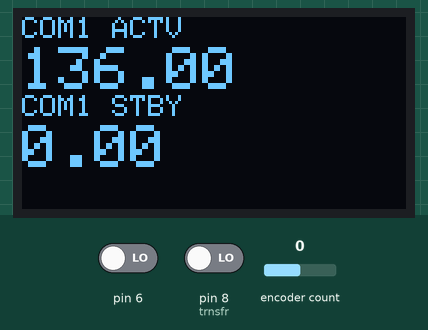
Simulated run of this sketch. Board: Arduino Uno, built with avr-gcc and run on an emulated ATmega328P. On the bench: 128×64 one-colour display. The test bench sets the inputs (shaded band); at power-on: pin 8 (trnsfr) LOW, encoder count 0, pin 6 LOW. What the sketch prints to the serial monitor is not drawn.

Above: at 6.2 s.
6.3 s: pin 8 (trnsfr) driven HIGH
At 7.4 s:
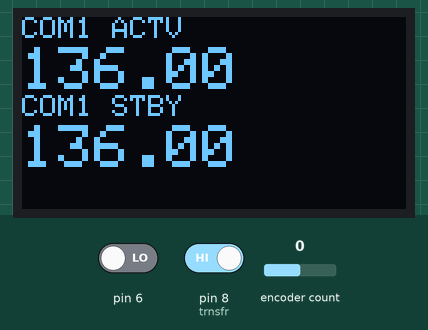
8.3 s: encoder count set to 1
At 8.9 s:
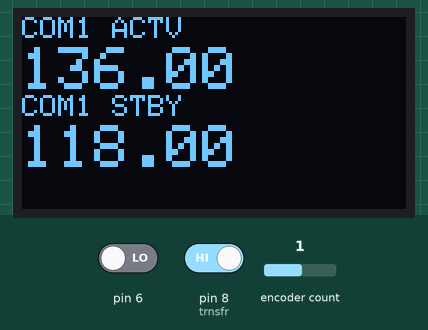
10.0 s: encoder count set to 0
At 10.5 s:
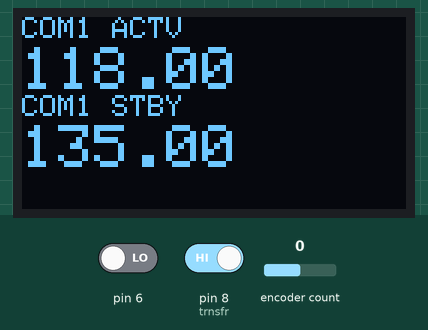
11.6 s: encoder count set to 4
At 12.1 s:
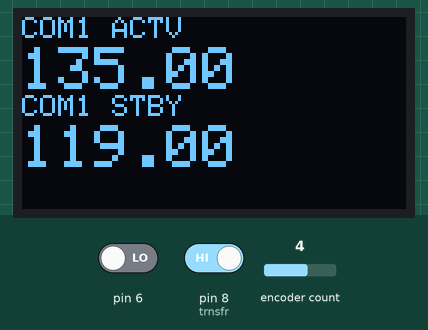
Timing chart, 0 to 14.2 s (numbered marks = the images above; inputs shaded):
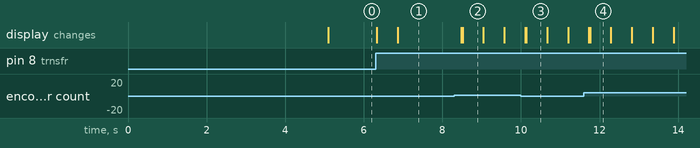

Measured:
- after the input at 6.3 s, the display: first changes at once (image 1 shows a later state)
- after the input at 8.3 s, the display: first changes after 0.18 s (image 2 shows a later state)
- after the input at 10.0 s, the display: first changes after 0.11 s (image 3 shows a later state)
- after the input at 11.6 s, the display: first changes after 0.13 s (image 4 shows a later state)
- what the display in image 2 shows lasts 0.5 s, from 8.5 s to 9.0 s

The sketch:

goodstatics.ino
```cpp
//Encoder should be set up with pins on digital 2 and 3, with common on ground

//Display libraries, Adafruit OLEDs using I2C
#include <Adafruit_GFX.h>
#include <Adafruit_SSD1306.h>
#include <Wire.h>

//Encoder library
#include <RotaryEncoder.h>

//for pinmode only (probably unecessary)
#define trnsfr 8

Adafruit_SSD1306 display(128, 64, &Wire, 4);

//encoder on pins 2 and 3
RotaryEncoder encoder(2, 3);

//logic vars for frequency differentiation (stuff we need to know to get the "push for decimal, don't for whole num" functions working, also transfer func)
float oldFrequency = 0;
float frequency = 0;
float stbyfreq = 0;
float decact = 0;
float decstby = 0;
float tempdec = 0;
int wholeact = 0;
int wholestby = 0;
int tempwhole = 0;
float tempfreq = 0;


void setup()
{
  Wire.begin();
  display.begin(SSD1306_SWITCHCAPVCC, 0x3D);
  Serial.begin(57600);
  pinMode(6, INPUT);
  pinMode(trnsfr, INPUT);
  display.clearDisplay();
  display.setTextColor(WHITE);
  display.setTextSize(2);
  display.setCursor(0,0);
  display.print("Welcome to Good Statics!");
  display.display();
  delay(5000);
  display.clearDisplay();
} // setup()

void updateScreen(float freqi, float freqii) {
  display.clearDisplay();
  display.setTextColor(WHITE);
  display.setTextSize(1);
  display.setCursor(0, 0);
  display.print("COM1 ACTV");
  display.setCursor(0, 10);
  display.setTextSize(2);
  display.print(freqi);
  display.setCursor(0, 26);
  display.setTextSize(1);
  display.print("COM1 STBY");
  display.setCursor(0, 36);
  display.setTextSize(2);
  display.print(freqii);
  display.display();
}


void transfer() {
  Serial.println("s");
  tempfreq = frequency;
  frequency = stbyfreq;
  oldFrequency = stbyfreq;
  stbyfreq = tempfreq;
  tempwhole = wholeact;
  wholeact = wholestby;
  wholestby = tempwhole;
  tempdec = decact;
  decact = decstby;
  decstby = tempdec;
  updateScreen(frequency, stbyfreq);
  delay(500);
}

void loop()
{
  int pos = 0;

  encoder.tick();
  int newPos = encoder.getPosition(); //get position
  int dec = digitalRead(6);
  if (newPos != pos && dec == HIGH){
      if (newPos < 0) {
        decact = decact - 0.01;
      }
      else {
        decact = decact + 0.01;
      }
      encoder.setPosition(0);
  }
  else if (newPos != pos) {
    if (newPos < 0) {
      wholeact = wholeact - 1;
    }
    else {
      wholeact = wholeact + 1;
    }
    encoder.setPosition(0);
  }
  if (wholeact > 136) {
    wholeact = 118;
  }
  else if (wholeact < 118) {
    wholeact = 136;
  }
  if (decact < 0.0) {
    decact = 0.99;
  }
  else if (decact > 0.99) {
    decact = 0.0;
  }
  frequency = decact + wholeact;
  if (frequency != oldFrequency) {
    Serial.println(frequency);
    oldFrequency = frequency;
    updateScreen(frequency, stbyfreq);
  }
  if (digitalRead(trnsfr) == HIGH) {
    transfer();
  }

   // if
} // loop ()

// The End
```
